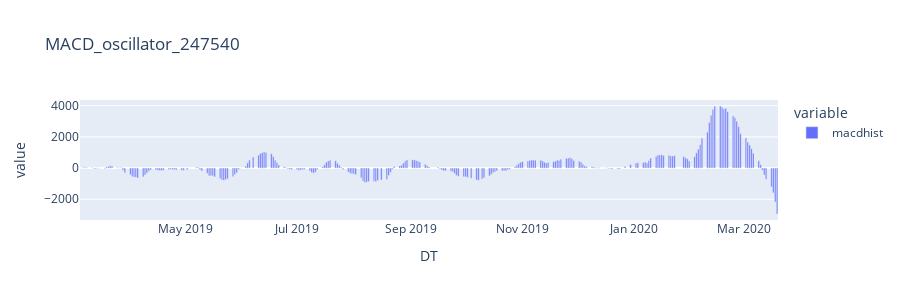

Notebook code for this chart:
### Code cell
MACD_oscillator_plt

### Figure 1 — Plotly figure (JSON) as saved in the notebook; plotly's stock layout.template omitted (floating-point values rounded to 4 significant figures; data arrays with more than 128 entries replaced by an {"elided": "..."} marker saying what was removed)
{"data": [{"alignmentgroup": "True", "hovertemplate": "variable=macdhist<br>DT=%{x}<br>value=%{y}<extra></extra>", "legendgroup": "macdhist", "marker": {"color": "#636efa", "pattern": {"shape": ""}}, "name": "macdhist", "offsetgroup": "macdhist", "orientation": "v", "showlegend": true, "textposition": "auto", "type": "bar", "x": {"elided": "260 str values"}, "xaxis": "x", "y": {"elided": "260 float values"}, "yaxis": "y"}], "layout": {"barmode": "relative", "height": 300, "legend": {"title": {"text": "variable"}, "tracegroupgap": 0}, "title": {"text": "MACD_oscillator_247540"}, "xaxis": {"anchor": "y", "domain": [0, 1], "title": {"text": "DT"}}, "yaxis": {"anchor": "x", "domain": [0, 1], "title": {"text": "value"}}}}
